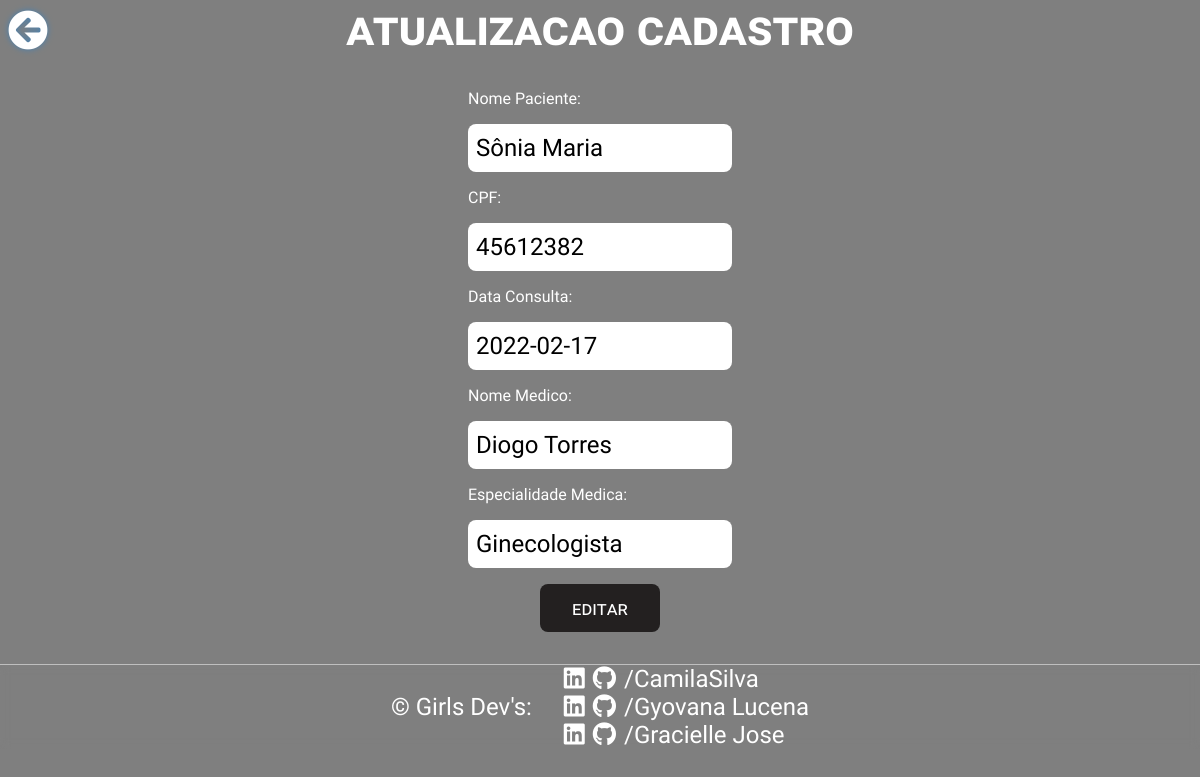
The page /CRUDweb/list_view/edit/65 (signed in) on the database its author committed.
### CRUDweb/models.py (models this page shows)
class MarcarConsulta(models.Model):
    nome_paciente = models.CharField('Nome Paciente', max_length=50)
    cpf = models.CharField('CPF', max_length=11)
    data = models.DateField('Data Consulta')
    nome_medico = models.CharField('Nome Medico', max_length=50)
    especialidade = models.CharField('Especialidade Medica', max_length=50)

### CRUDweb/views.py (the view)
# urls.py: path('list_view/edit/<int:id>', editConsulta, name="consulta-edit"),
@login_required
def editConsulta(request, id):
    consulta = get_object_or_404(MarcarConsulta, pk=id)
    form = MarcarConsultaForm(instance=consulta)
    if request.method == 'POST':
        form = MarcarConsultaForm(request.POST, instance=consulta)
        if form.is_valid():
            consulta.save()
            return redirect('/CRUDweb/list_view')
        else:
            return render(request, 'editconsulta.html', {'form': form, 'consulta': consulta})
    else:
        return render(request, 'editconsulta.html', {'form': form, 'consulta': consulta})

### CRUDweb/forms.py
class MarcarConsultaForm(forms.ModelForm):
    class Meta:
        model = MarcarConsulta
        fields = [
            "nome_paciente",
            "cpf",
            "data",
            "nome_medico",
            "especialidade",
        ]

### CRUDweb/templates/editconsulta.html (shortened to what this page needs)
{% load static %}
<!doctype html>
<html lang="en">
<head>
    <link rel="stylesheet" href="https://use.fontawesome.com/releases/v5.15.4/css/all.css">
    <link rel="stylesheet" href="{% static 'css/Edit.css' %}">
</head>
<body>
    {% block content %}
    <div id="container">
        <h1> atualizacao cadastro </h1>
        <form method="POST">
           <div id="formulario">
            {{ form }}
           </div>
            <input type="submit" value="editar">
        </form>
        <div class="botoes">
            <a href="/CRUDweb/list_view"><button id="btn-voltar"><i class="fas fa-arrow-circle-left"></i></button></a>
        </div>
    </div>
     <footer>
            <p>&copy; Girls Dev's: </p>
            <br/>
            <div id="equipe">
                <p><a class="dev" href="https://www.linkedin.com/in/camila-camasi/" target="_blank"><i class="fab fa-linkedin"></i></a> <a href="https://github.com/camilams27" target="_blank"><i class="fab fa-github"></i></a> /CamilaSilva</p>
                <p><a class="dev" href="#" target="_blank"><i class="fab fa-linkedin"></i> </a> <a href="https://github.com/GyovanaLuni" target="_blank"><i class="fab fa-github"></i></a> /Gyovana Lucena</p>
                <p><a class="dev" href="#" target="_blank"><i class="fab fa-linkedin"></i> </a> <a href="#" target="_blank"><i class="fab fa-github"></i></a> /Gracielle Jose</p>
            </div>
     </footer>
    {% endblock %}
</body>
</html>

### CRUDweb/static/css/Edit.css (style rules this page uses)
* { box-sizing: border-box; font-family: 'Baloo Bhaijaan 2', cursive; margin: 0; padding: 0; }
body { width: 100vw; height: 100vh; background: linear-gradient(rgba(0,0,0,.50),rgba(0,0,0,.50)) 100%, url("https://images.pexels.com/photos/207601/pexels-photo-207601.jpeg?auto=compress&cs=tinysrgb&dpr=2&h=750&w=1260"), center no-repeat; overflow-x: hidden; }
#container { color: white; display: flex; flex-direction: column; align-items: center; justify-content: center; gap: 2rem; }
h1 { text-align: center; font-variant: small-caps; font-size: 6vh; }
form { display: flex; flex-direction: column; align-items: center; justify-content: center; gap: 1rem; }
#formulario { display: flex; flex-direction: column; justify-content: center; gap: 1rem; }
p { display: flex; gap: .5rem; font-size: 3vh; margin: 0; color: white; }
input { height: 4vh; border: none; outline: none; padding: 1.5rem .5rem; border-radius: .5rem; width: 22vw; font-size: 3vh; }
input[type=submit] { color: white; background-color: #232020; display: flex; align-items: center; justify-content: center; height: 6vh; width: 10vw; padding: 0; transition: .5s; font-variant: small-caps; font-size: larger; }
button { background: none; border: none; outline: none; }
#btn-voltar { font-size: 5vh; color: white; position: fixed; top: .5rem; left: .5rem; filter: drop-shadow(0 0 3px steelblue); transition: .4s; }
.fa-arrow-circle-left { font-size: 5vh; }
footer { display: flex; width: 100vw; align-items: center; justify-content: center; gap: 1rem; border-top: .5px solid rgba(255,255,255,.5); background-color: rgba(255,255,255,.0); backdrop-filter: blur(5px); -webkit-backdrop-filter: blur(10px); }
#equipe { font-family: 'Inconsolata', monospace; }
.dev { text-decoration: none; color: white; }
i { color: white; }

### rows shown on the page
MarcarConsulta: nome_paciente "Sônia Maria", cpf "45612382", data "2022-02-17", nome_medico "Diogo Torres", especialidade "Ginecologista"
